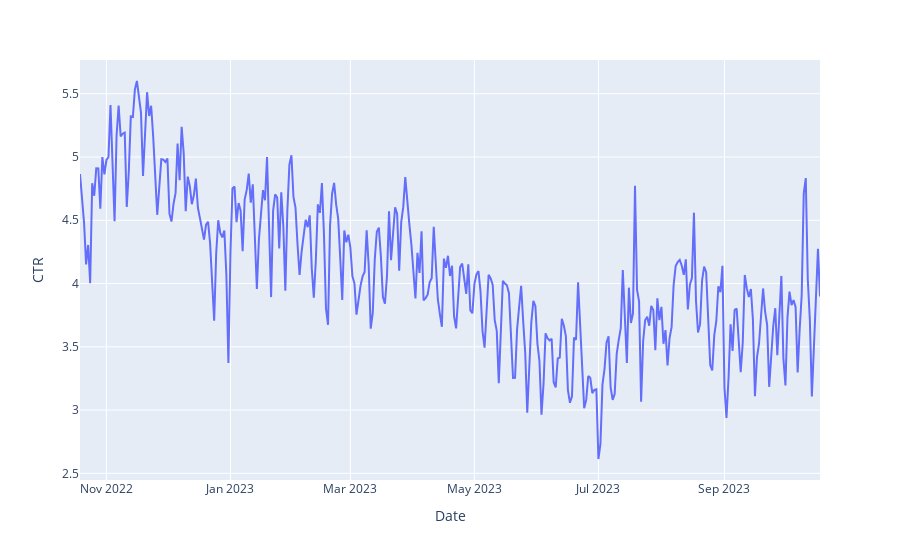

The notebook cell saved with this chart:
### Code cell
# CTR (Click-Through Rate) değerlerini hesaplayalım
df['CTR'] = (df['Clicks'] / df['Impressions']) * 100
px.line(df, x="Date", y="CTR")

### Figure 1 — Plotly figure (JSON) as saved in the notebook; plotly's stock layout.template omitted (floating-point values rounded to 4 significant figures; data arrays with more than 128 entries replaced by an {"elided": "..."} marker saying what was removed)
{"data": [{"hovertemplate": "Date=%{x}<br>CTR=%{y}<extra></extra>", "legendgroup": "", "line": {"color": "#636efa", "dash": "solid"}, "marker": {"symbol": "circle"}, "mode": "lines", "name": "", "orientation": "v", "showlegend": false, "type": "scatter", "x": {"elided": "365 str values"}, "xaxis": "x", "y": {"elided": "365 float values"}, "yaxis": "y"}], "layout": {"autosize": true, "legend": {"tracegroupgap": 0}, "margin": {"t": 60}, "xaxis": {"anchor": "y", "autorange": true, "domain": [0, 1], "range": ["2022-10-19", "2023-10-18"], "title": {"text": "Date"}, "type": "date"}, "yaxis": {"anchor": "x", "autorange": true, "domain": [0, 1], "range": [2.447, 5.767], "title": {"text": "CTR"}, "type": "linear"}}}
